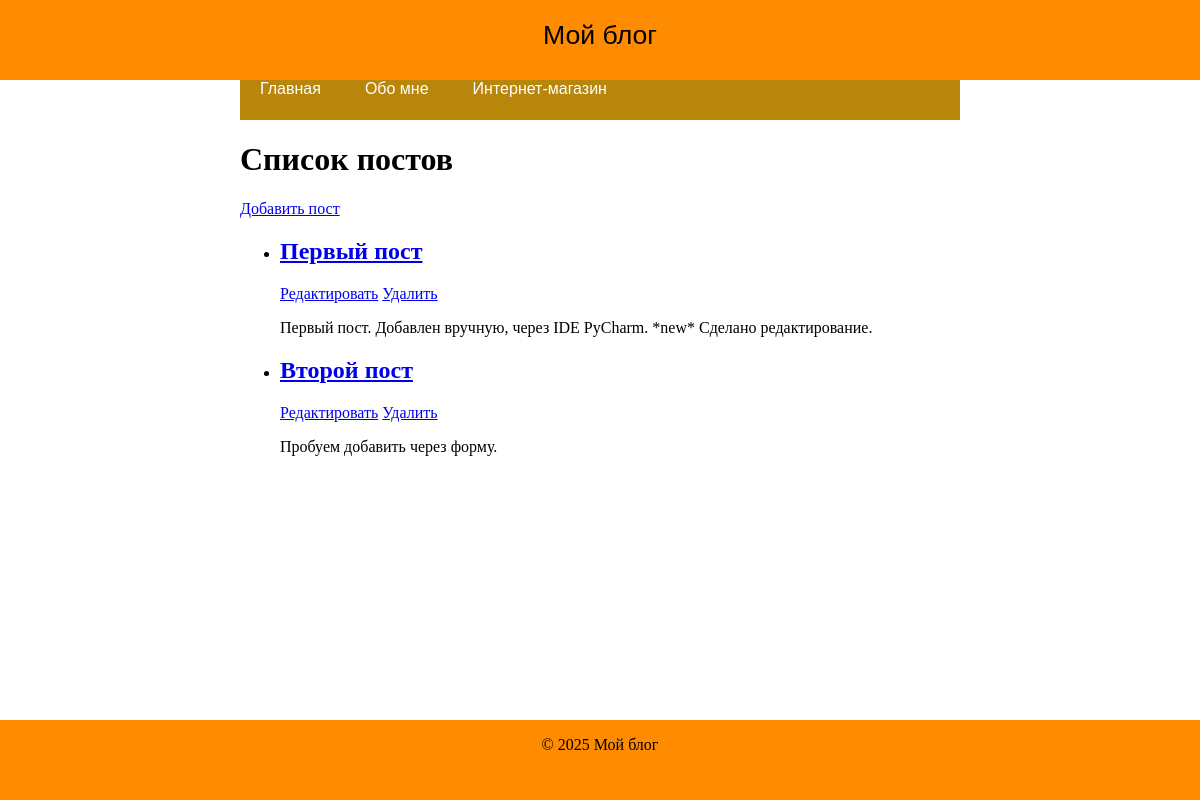
/posts/, run on an earlier commit of the app's database.
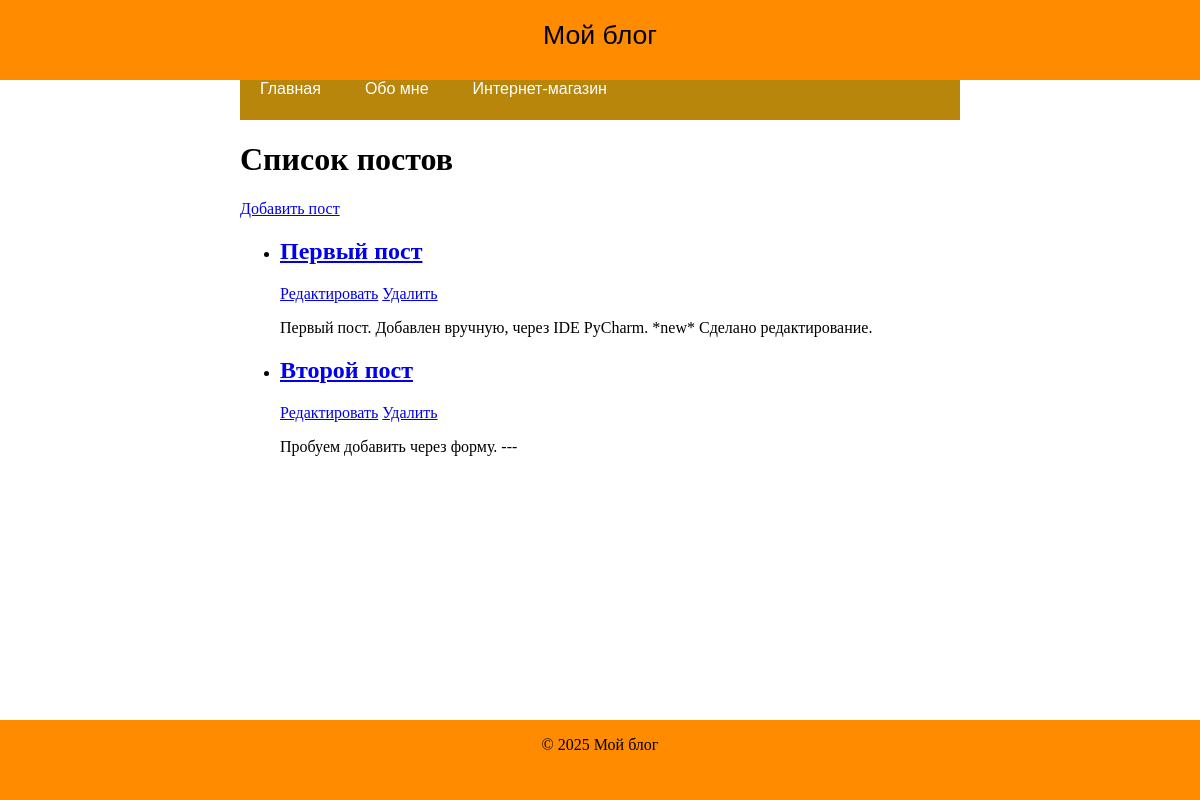
And on a later commit of the database.
### blog/models.py (models this page shows, shortened)
class Post(models.Model):
    title = models.CharField(max_length=100)
    content = models.TextField()

### blog/views.py (the view)
# urls.py: path('posts/', PostListView.as_view(), name='post_list'),
class PostListView(ListView):
    model = Post
    template_name = 'blog/post_list.html'
    context_object_name = 'posts'

### templates/blog/post_list.html
{% extends '_base.html' %}
{% block title %}Список постов{% endblock %}
{% block content %}
    <a href="create">Добавить пост</a>
    <ul>
        {% for post in posts %}
            <li>
                <h2><a href="{{ post.id }}/">{{ post.title }}</a></h2>
                <a href="{{ post.id }}/edit/">Редактировать</a>
                <a href="{{ post.id }}/delete/">Удалить</a>
                <p>{{ post.content }}</p>
            </li>
        {% empty %}
            <p>Пока нет постов.</p>
        {% endfor %}
    </ul>
{% endblock %}

What changed in the data, as far as the page shows it:
changed Post "Второй пост": content "Пробуем добавить через форму." → "Пробуем добавить через форму. ---"
